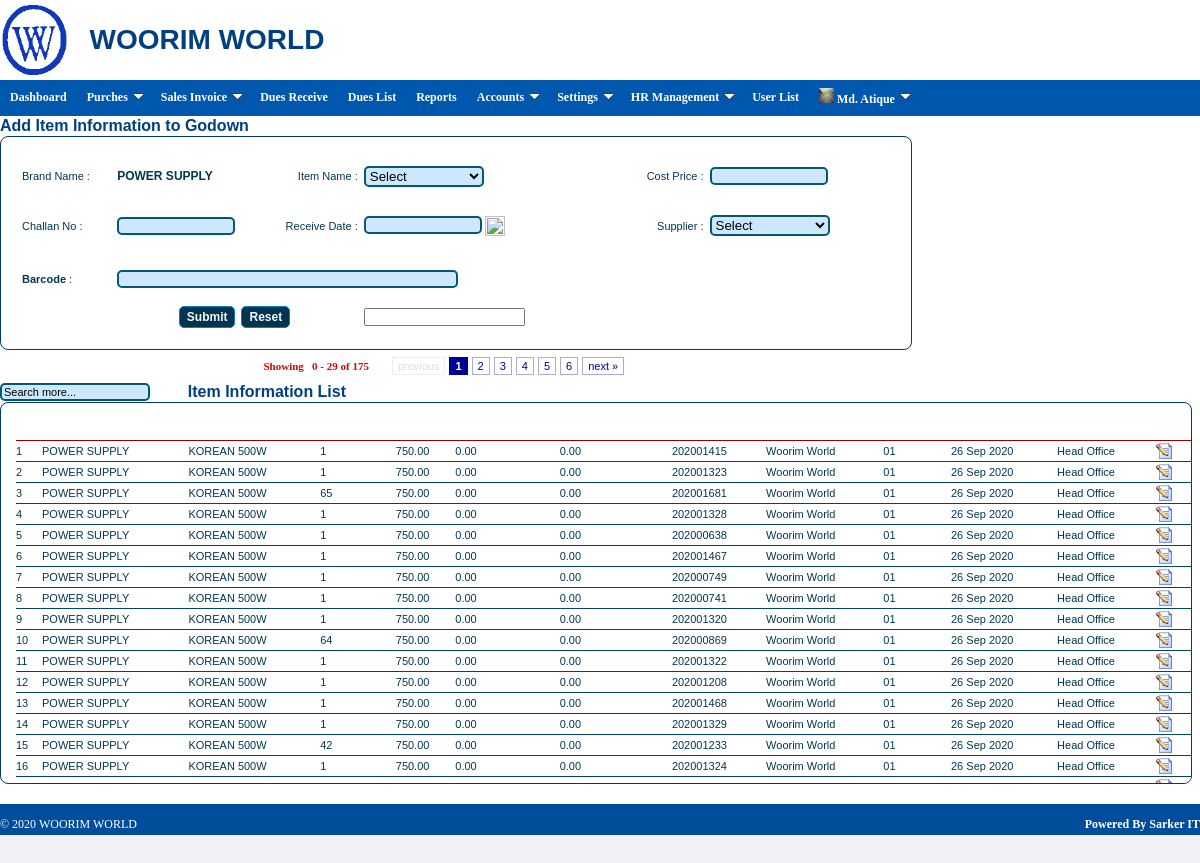
/?app=godown_entry&main_item_category_id=4&brand=POWER SUPPLY (signed in), run on the app's committed database.
### tables this page shows
CREATE TABLE IF NOT EXISTS `ware_house` (
  `ware_house_id` int(11) NOT NULL auto_increment,
  `sub_item_category_id` int(11) NOT NULL,
  `item_size` varchar(50) default NULL,
  `description` varchar(300) default NULL,
  `item_name` varchar(100) NOT NULL,
  `cost_price` decimal(18,2) NOT NULL,
  `cost_exp` decimal(10,2) default '0.00',
  `sales_price` decimal(18,2) NOT NULL,
  `whole_sales_price` decimal(18,2) NOT NULL,
  `supplier_id` int(11) NOT NULL,
  `main_item_category_id` int(11) NOT NULL,
  `item_code` varchar(20) default NULL,
  `quantity` int(11) NOT NULL,
  `challan_no` varchar(20) NOT NULL,
  `receive_date` date NOT NULL,
  `branch_id` int(11) NOT NULL,
  `createdby` varchar(50) NOT NULL,
  `createddate` date NOT NULL,
  PRIMARY KEY  (`ware_house_id`),
  UNIQUE KEY `item_size` (`item_size`)
);

CREATE TABLE IF NOT EXISTS `inv_item_category_main` (
  `main_item_category_id` int(11) NOT NULL auto_increment,
  `main_item_category_name` varchar(50) NOT NULL,
  `createdby` varchar(50) NOT NULL,
  `createddate` date NOT NULL,
  PRIMARY KEY  (`main_item_category_id`)
);

CREATE TABLE IF NOT EXISTS `inv_item_category_sub` (
  `sub_item_category_id` int(11) NOT NULL auto_increment,
  `sub_item_category_name` varchar(50) NOT NULL,
  `main_item_category_id` int(11) NOT NULL,
  `createdby` varchar(50) NOT NULL,
  `createddate` date NOT NULL,
  PRIMARY KEY  (`sub_item_category_id`),
  UNIQUE KEY `sub_item_category_name` (`sub_item_category_name`)
);

CREATE TABLE IF NOT EXISTS `inv_supplier_info` (
  `supplier_id` int(11) NOT NULL auto_increment,
  `company_name` varchar(100) NOT NULL,
  `contact_person` varchar(50) default NULL,
  `address` varchar(500) default NULL,
  `mobile` varchar(15) default NULL,
  `email` varchar(50) default NULL,
  `acc_no` varchar(20) default NULL,
  `branch_id` int(11) NOT NULL,
  `customer_id` int(11) default NULL,
  `created_by` varchar(50) NOT NULL,
  `cdate` timestamp NOT NULL default CURRENT_TIMESTAMP,
  PRIMARY KEY  (`supplier_id`)
);

CREATE TABLE IF NOT EXISTS `branch` (
  `branch_id` int(11) NOT NULL auto_increment,
  `branch_name` varchar(100) NOT NULL,
  `stat` varchar(50) NOT NULL,
  PRIMARY KEY  (`branch_id`)
);

### libs/common/common.lib.php (called while the page is built, shortened)
<?php
   function getRequest($request)
   {
      if(isset($_REQUEST[$request]))
      {
         return $_REQUEST[$request];
      }
      else
      {
         return FALSE;
      }
   }
?>

### index.php (called while the page is built, shortened)
<?php
$currentApp = getRequest('app');
include_once("apps/$currentApp.php");
?>

### libs/common/general.lib.php (called while the page is built, shortened)
<?php
	function dateInputFormatDMY($val)
	{
		if($val)
		{
			$yy = substr($val,0,4);
			$mm = substr($val,5,2);
			$dd = substr($val,8,2);
			return $dd.'-'.$mm.'-'.$yy;
		}
	}
	function _date($val){
			$yy = substr($val,0,4);
			$mm = substr($val,5,2);
			$dd = substr($val,8,2);
			return date('d M Y',mktime(0,0,0,$mm,$dd,$yy));
	}
?>

### classes/godown_entry.class-back.php (the view, shortened to what this page needs)
<?php
class godown_entry
{
   function run()
  {
     $cmd = getRequest('cmd');
      switch ($cmd)
      {
         default                      		: $cmd == 'list'; $this->getList();	       						break;
      }
 }
function getList(){
$main_item_category_id 	= getRequest('main_item_category_id');
	$adjacents = 3;
	 $query = "SELECT COUNT(*) as num FROM ".WARE_HOUSE_TBL." where main_item_category_id=$main_item_category_id";
	$total_pages = mysql_fetch_array(mysql_query($query));
	 $total_pages = $total_pages[num];
	$limit = 30;
	$page = $_GET['page'];
	if($page)
		$start = ($page - 1) * $limit;
	else
		$start = 0;
	if ($page == 0) $page = 1;
	$prev = $page - 1;
	$next = $page + 1;
	$lastpage = ceil($total_pages/$limit);
	$pagination = "";
	if($lastpage > 1)
	{
		$pagination .= "<div class=\"pagination\">";
		if ($page > 1)
			$pagination.= "<a href=\"?app=godown_entry&main_item_category_id=$main_item_category_id&page=$prev\">&laquo; previous</a>";
		else
			$pagination.= "<span class=\"disabled\">previous</span>";
		if ($lastpage < 7 + ($adjacents * 2))
		{
			for ($counter = 1; $counter <= $lastpage; $counter++)
			{
				if ($counter == $page)
					$pagination.= "<span class=\"current\">$counter</span>";
				else
					$pagination.= "<a href=\"?app=godown_entry&main_item_category_id=$main_item_category_id&page=$counter\">$counter</a>";
			}
		}
		if ($page < $counter - 1){
			$pagination.= "<a href=\"?app=godown_entry&main_item_category_id=$main_item_category_id&page=$next\">next &raquo;</a>";
		}else{
			$pagination.= "<span class=\"disabled\">next</span>";
		 $pagination.= "</div>\n";
		 }
	}
$main_item_category_id=getRequest('main_item_category_id');
 $ItemInfo = $this->ItemInfoFetch($start, $limit);
$catList=$this->SelectItmCategory($main_item_category_id);
$SuplierList=$this->SelectSupplier();
  }
function ItemInfoFetch($start = null, $limit = null){
$searchq 	= getRequest('searchq');
$page 	= getRequest('page');
$main_item_category_id 	= getRequest('main_item_category_id');
if(!$page && !$searchq){
	 $sql="SELECT
	ware_house_id,
	i.sub_item_category_id,
	sub_item_category_name,
	item_size,
	description,
	i.main_item_category_id,
	main_item_category_name,
	cost_price,
	sales_price,
	whole_sales_price,
	i.supplier_id,
	company_name,
	quantity,
	challan_no,
	receive_date,
	i.createdby,
	i.createddate,
	i.branch_id,
	branch_name
FROM
	".WARE_HOUSE_TBL." i inner join ".INV_CATEGORY_SUB_TBL." c on c.sub_item_category_id=i.sub_item_category_id
	inner join inv_item_category_main m on m.main_item_category_id=c.main_item_category_id
	inner join ".INV_SUPPLIER_INFO_TBL." s on s.supplier_id=i.supplier_id
	inner join branch b on b.branch_id=i.branch_id
	 where m.main_item_category_id=$main_item_category_id
	order by receive_date desc LIMIT 0, 29";
		}
		$res= mysql_query($sql);
	      $type = '<table width="1200" cellspacing=0 class="tableGrid" >
	            <tr>
				<th>SL</th>
	             <th nowrap=nowrap align=left>Brand Name</th>
	             <th nowrap=nowrap align=left>Item Name</th>
	             <th nowrap=nowrap align=left>Quantity</th>
<!--				 <th nowrap=nowrap align=left>Category</th>
-->				 <th nowrap=nowrap align=left>Cost</th>
				 <th nowrap=nowrap align=left>Sales(retail)</th>
				 <th nowrap=nowrap align=left>Sales(whole)</th>
				 <th nowrap=nowrap align=left>IMEI</th>
				 <th nowrap=nowrap align=left>Supplier</th>
				 <th nowrap=nowrap align=left>Challan</th>
				 <th nowrap=nowrap align=left>Received</th>
<!--				 <th nowrap=nowrap align=left>Description</th>
-->				 <th nowrap=nowrap align=left>Branch</th>
<!--				 <th nowrap=nowrap align=left>Date</th>
-->			<th></th>
				<th></th>
	       </tr>';
		$rowcolor=0;$i=1;
		while($row = mysql_fetch_array($res)){
		 if($rowcolor==0){
				$style = "oddClassStyle";$rowcolor=1;
			 }else{
				$style = "evenClassStyle";$rowcolor=0;
			 }
			$type .='<tr  class="oddClassStyle" onMouseOver="this.className=\'highlight\'"
			onMouseOut="this.className=\''.$style.'\'" >
			<td nowrap=nowrap>'.$i.'&nbsp;</td>
			<td nowrap=nowrap>'.$row['main_item_category_name'].'&nbsp;</td>
			<td nowrap=nowrap>'.$row['sub_item_category_name'].'&nbsp;</td>
			<td nowrap=nowrap>'.$row['quantity'].'&nbsp;</td>
<!--			<td nowrap=nowrap>'.$row['sub_item_category_name'].'&nbsp;</td>
-->			<td nowrap=nowrap>'.$row['cost_price'].'&nbsp;</td>
			<td nowrap=nowrap>'.$row['sales_price'].'&nbsp;</td>
			<td nowrap=nowrap>'.$row['whole_sales_price'].'&nbsp;</td>
			<td nowrap=nowrap>'.$row['item_size'].'&nbsp;</td>
			<td>'.$row['company_name'].'&nbsp;</td>
			<td nowrap=nowrap>'.$row['challan_no'].'&nbsp;</td>
			<td nowrap=nowrap>'._date($row['receive_date']).'&nbsp;</td>
<!--			<td nowrap=nowrap>'.$row['description'].'&nbsp;</td>
-->			<td nowrap=nowrap>'.$row['branch_name'].'&nbsp;</td>
<!--			<td>'._date($row['createddate']).'&nbsp;</td>
-->			<td width="30"><a onClick="javascript:ajaxCall4EditItem(\''.$row['ware_house_id'].'\',\''.
					 									  $row['sub_item_category_id'].'\',\''.
					 									  $row['main_item_category_id'].'\',\''.
					 									  $row['quantity'].'\',\''.
					 									  $row['cost_price'].'\',\''.
					 									  $row['cost_exp'].'\',\''.
					 									  $row['sales_price'].'\',\''.
					 									  $row['whole_sales_price'].'\',\''.
					 									  $row['supplier_id'].'\',\''.
					 									  $row['challan_no'].'\',\''.
					 									  dateInputFormatDMY($row['receive_date']).'\',\''.
														  $row['item_size'].'\',\''.
						                                  $row['branch_id'].'\');" title="Edit">
			<img src="images/common/edit.gif" style="border:none"></a></td>
			<td width="30" align="right"><a href="javascript:ajaxCall4DeleteItem(\''.$row['ware_house_id'].'\');" onclick="return confirmDelete();" title="Delete">
			<img src="images/common/delete.gif" style="border:none"></a></td>
			</tr>';
			$i++;
		}
		$type .= '</table>';
		return $type;
}
function SelectItmCategory($main_item_category_id){
		$sql="SELECT sub_item_category_id, sub_item_category_name FROM ".INV_CATEGORY_SUB_TBL." where main_item_category_id=$main_item_category_id ORDER BY sub_item_category_id";
	    $result = mysql_query($sql);
		$country_select = "<select name='sub_item_category_id' size='1' id='sub_item_category_id' class=\"textBox\" style='width:120px;'>";
		$country_select .= "<option value=''>Select</option>";
		while($row = mysql_fetch_array($result)) {
			if($row['sub_item_category_id'] == $cate){
					   $country_select .= "<option value='".$row['sub_item_category_id']."' selected='selected'>".$row['sub_item_category_name'].
					   "</option>";
					   }else{
			     $country_select .= "<option value='".$row['sub_item_category_id']."'>".$row['sub_item_category_name']."</option>";
				 }
		   }
		$country_select .= "</select>";
		return $country_select;
  }
function SelectSupplier($sup = null){
		$sql="SELECT supplier_id, company_name FROM ".INV_SUPPLIER_INFO_TBL." ORDER BY supplier_id";
	    $result = mysql_query($sql);
		$country_select = "<select name='supplier_id' size='1' id='supplier_id' class=\"textBox\" style='width:120px;'>";
		$country_select .= "<option value=''>Select</option>";
		while($row = mysql_fetch_array($result)) {
			if($row['supplier_id'] == $sup){
					   $country_select .= "<option value='".$row['supplier_id']."' selected='selected'>".$row['company_name'].
					   "</option>";
					   }else{
			     $country_select .= "<option value='".$row['supplier_id']."'>".$row['company_name']."</option>";
				 }
		   }
		$country_select .= "</select>";
		return $country_select;
  }
}
?>

### contents/css/headermenu/HeaderMenu.css (style rules this page uses)
body,td,tr { margin: 0; padding: 0; font-family: Tahoma, Arial, Helvetica, sans-serif; font-size: 11px; }

### contents/css/common/common.css (style rules this page uses)
a { cursor:pointer; }
body { margin-left: 0px; margin-top: 0px; margin-right: 0px; margin-bottom: 0px; font-size:11px; line-height:20px; font-family: Verdana, Arial, Helvetica, sans-serif; color:#013752; background-color: #F1F2F7; }
body, td, p, input { font-size: 11px; font-family: Verdana, Arial, Helvetica, sans-serif; }
ul { list-style: circle; line-height:1.5 }
.textBox { color: #000000; -moz-border-radius: 5px; -webkit-border-radius: 5px; border:2px solid #035874 ; background-color:#CDE8FC; }
.layoutBox { border: solid 1px #02386F; padding:15px; -moz-border-radius: 8px; -webkit-border-radius: 8px; }
label { font-size:12px; font-weight:bold; }
.btnClass { border:1px solid #0681BB; background-color: #013450; color: #F8F8F8; -moz-border-radius:5px; -webkit-border-radius:5px; padding:3px 7px 3px 7px; font-weight:bold; font-size:12px; cursor:pointer; }
.btnPress, input { color: #053D7A; }
th { background-color:#999999; color:#ffffff; margin:1px; }
.oddClassStyle { background-color:#ffffff; border-bottom:1px solid #cccccc;cursor:pointer; }
a { text-decoration:none;color:#000066; }
img { text-decoration:none; border:none; }
.tableGrid th { padding:5; border-bottom:1px solid #990000; background:url(../../../images/common/icons/body_bckg.jpg); }
.tableGrid td { padding:5; border-bottom:1px solid #034467; }

### contents/css/common/footer.css (style rules this page uses)
.footerStyle { background-color:#004E9B; width:100%; height:1.8em; padding-top:.4em; color:#FFFFFF; font-size:12px; font-family:Verdana; }
.footerStyle a { text-decoration:none; color:#FFFFFF; font-size:12px; font-family:Verdana; font-weight: bold; }

### data on the page
ware_house: main_item_category.main_item_category_name "POWER SUPPLY", sub_item_category.sub_item_category_name "KOREAN 500W", quantity "1", cost_price "750.00", sales_price "0.00", whole_sales_price "0.00", item_size "202001415", supplier.company_name "Woorim World", challan_no "01", receive_date "26 Sep 2020", branch.branch_name "Head Office"
ware_house: main_item_category.main_item_category_name "POWER SUPPLY", sub_item_category.sub_item_category_name "KOREAN 500W", quantity "1", cost_price "750.00", sales_price "0.00", whole_sales_price "0.00", item_size "202001323", supplier.company_name "Woorim World", challan_no "01", receive_date "26 Sep 2020", branch.branch_name "Head Office"
ware_house: main_item_category.main_item_category_name "POWER SUPPLY", sub_item_category.sub_item_category_name "KOREAN 500W", quantity "65", cost_price "750.00", sales_price "0.00", whole_sales_price "0.00", item_size "202001681", supplier.company_name "Woorim World", challan_no "01", receive_date "26 Sep 2020", branch.branch_name "Head Office"
ware_house: main_item_category.main_item_category_name "POWER SUPPLY", sub_item_category.sub_item_category_name "KOREAN 500W", quantity "1", cost_price "750.00", sales_price "0.00", whole_sales_price "0.00", item_size "202001328", supplier.company_name "Woorim World", challan_no "01", receive_date "26 Sep 2020", branch.branch_name "Head Office"
ware_house: main_item_category.main_item_category_name "POWER SUPPLY", sub_item_category.sub_item_category_name "KOREAN 500W", quantity "1", cost_price "750.00", sales_price "0.00", whole_sales_price "0.00", item_size "202000638", supplier.company_name "Woorim World", challan_no "01", receive_date "26 Sep 2020", branch.branch_name "Head Office"
ware_house: main_item_category.main_item_category_name "POWER SUPPLY", sub_item_category.sub_item_category_name "KOREAN 500W", quantity "1", cost_price "750.00", sales_price "0.00", whole_sales_price "0.00", item_size "202001467", supplier.company_name "Woorim World", challan_no "01", receive_date "26 Sep 2020", branch.branch_name "Head Office"
ware_house: main_item_category.main_item_category_name "POWER SUPPLY", sub_item_category.sub_item_category_name "KOREAN 500W", quantity "1", cost_price "750.00", sales_price "0.00", whole_sales_price "0.00", item_size "202000749", supplier.company_name "Woorim World", challan_no "01", receive_date "26 Sep 2020", branch.branch_name "Head Office"
ware_house: main_item_category.main_item_category_name "POWER SUPPLY", sub_item_category.sub_item_category_name "KOREAN 500W", quantity "1", cost_price "750.00", sales_price "0.00", whole_sales_price "0.00", item_size "202000741", supplier.company_name "Woorim World", challan_no "01", receive_date "26 Sep 2020", branch.branch_name "Head Office"
ware_house: main_item_category.main_item_category_name "POWER SUPPLY", sub_item_category.sub_item_category_name "KOREAN 500W", quantity "1", cost_price "750.00", sales_price "0.00", whole_sales_price "0.00", item_size "202001320", supplier.company_name "Woorim World", challan_no "01", receive_date "26 Sep 2020", branch.branch_name "Head Office"
ware_house: main_item_category.main_item_category_name "POWER SUPPLY", sub_item_category.sub_item_category_name "KOREAN 500W", quantity "64", cost_price "750.00", sales_price "0.00", whole_sales_price "0.00", item_size "202000869", supplier.company_name "Woorim World", challan_no "01", receive_date "26 Sep 2020", branch.branch_name "Head Office"
ware_house: main_item_category.main_item_category_name "POWER SUPPLY", sub_item_category.sub_item_category_name "KOREAN 500W", quantity "1", cost_price "750.00", sales_price "0.00", whole_sales_price "0.00", item_size "202001322", supplier.company_name "Woorim World", challan_no "01", receive_date "26 Sep 2020", branch.branch_name "Head Office"
ware_house: main_item_category.main_item_category_name "POWER SUPPLY", sub_item_category.sub_item_category_name "KOREAN 500W", quantity "1", cost_price "750.00", sales_price "0.00", whole_sales_price "0.00", item_size "202001208", supplier.company_name "Woorim World", challan_no "01", receive_date "26 Sep 2020", branch.branch_name "Head Office"
ware_house: main_item_category.main_item_category_name "POWER SUPPLY", sub_item_category.sub_item_category_name "KOREAN 500W", quantity "1", cost_price "750.00", sales_price "0.00", whole_sales_price "0.00", item_size "202001468", supplier.company_name "Woorim World", challan_no "01", receive_date "26 Sep 2020", branch.branch_name "Head Office"
ware_house: main_item_category.main_item_category_name "POWER SUPPLY", sub_item_category.sub_item_category_name "KOREAN 500W", quantity "1", cost_price "750.00", sales_price "0.00", whole_sales_price "0.00", item_size "202001329", supplier.company_name "Woorim World", challan_no "01", receive_date "26 Sep 2020", branch.branch_name "Head Office"
ware_house: main_item_category.main_item_category_name "POWER SUPPLY", sub_item_category.sub_item_category_name "KOREAN 500W", quantity "42", cost_price "750.00", sales_price "0.00", whole_sales_price "0.00", item_size "202001233", supplier.company_name "Woorim World", challan_no "01", receive_date "26 Sep 2020", branch.branch_name "Head Office"
ware_house: main_item_category.main_item_category_name "POWER SUPPLY", sub_item_category.sub_item_category_name "KOREAN 500W", quantity "1", cost_price "750.00", sales_price "0.00", whole_sales_price "0.00", item_size "202001324", supplier.company_name "Woorim World", challan_no "01", receive_date "26 Sep 2020", branch.branch_name "Head Office"
